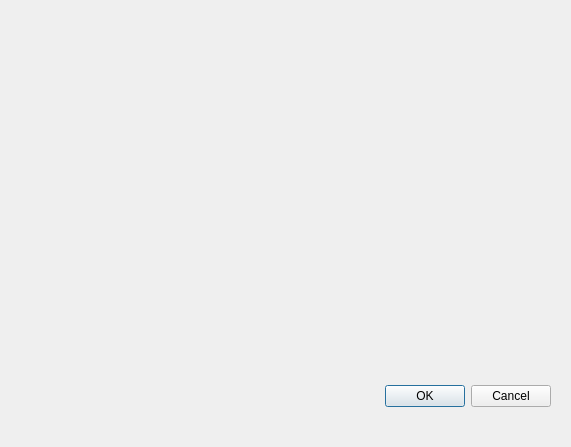
<?xml version="1.0" encoding="UTF-8"?>
<ui version="4.0">
 <class>Dialog</class>
 <widget class="QDialog" name="Dialog">
  <property name="geometry">
   <rect>
    <x>0</x>
    <y>0</y>
    <width>571</width>
    <height>447</height>
   </rect>
  </property>
  <property name="windowTitle">
   <string>Dialog</string>
  </property>
  <widget class="QDialogButtonBox" name="buttonBox">
   <property name="geometry">
    <rect>
     <x>210</x>
     <y>380</y>
     <width>341</width>
     <height>32</height>
    </rect>
   </property>
   <property name="orientation">
    <enum>Qt::Horizontal</enum>
   </property>
   <property name="standardButtons">
    <set>QDialogButtonBox::Cancel|QDialogButtonBox::Ok</set>
   </property>
  </widget>
 </widget>
 <resources/>
 <connections>
  <connection>
   <sender>buttonBox</sender>
   <signal>accepted()</signal>
   <receiver>Dialog</receiver>
   <slot>accept()</slot>
   <hints>
    <hint type="sourcelabel">
     <x>248</x>
     <y>254</y>
    </hint>
    <hint type="destinationlabel">
     <x>157</x>
     <y>274</y>
    </hint>
   </hints>
  </connection>
  <connection>
   <sender>buttonBox</sender>
   <signal>rejected()</signal>
   <receiver>Dialog</receiver>
   <slot>reject()</slot>
   <hints>
    <hint type="sourcelabel">
     <x>316</x>
     <y>260</y>
    </hint>
    <hint type="destinationlabel">
     <x>286</x>
     <y>274</y>
    </hint>
   </hints>
  </connection>
 </connections>
</ui>
